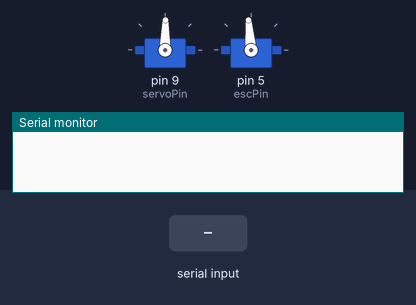
Bench run of a sketch on a simulated Arduino Uno, built with avr-gcc and run on an emulated ATmega328P. Parts: 2 × servo, the last lines printed to the serial monitor. The test bench sets the inputs (shaded band).

Above: at 1.2 s.
1.3 s: "1" received over Serial
At 1.7 s:
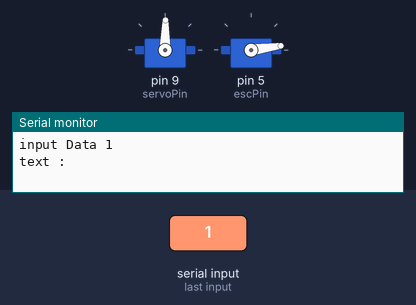
2.9 s: "200\n" received over Serial
At 4.3 s:
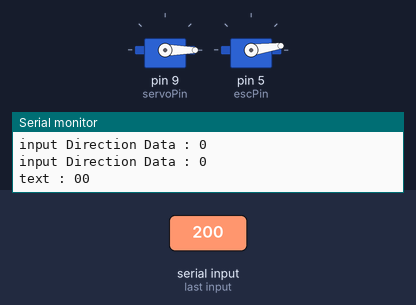
Timing chart, 0 to 5.9 s (numbered marks = the images above; inputs shaded):
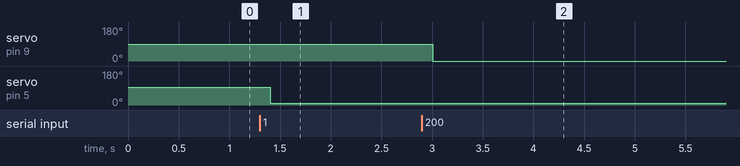

Measured:
- after the input at 1.3 s, servo on pin 5 (escPin): 95° → 8° after 0.10 s
- after the input at 2.9 s, servo on pin 9 (servoPin): 89° → 0° after 0.11 s

The sketch:

backup16.ino
```cpp
#include <Servo.h>

int escPin = 5;   // esc 일반 모터 핀 번호
int servoPin = 9; // 서보 모터 핀 번호

// 스피드 지정 96~177 속도 점점 증가 및 중간부터 풀스로틀
// 정지 8~22
int speeds[] = {8, 100, 101, 102, 103, 104};

// 각도 0, 14, 29, 44, 59, 74, 89(중립), 104, 119, 134, 149, 164, 179
// directions[6]이 중앙 전진
// 좌6단, 전진(6), 우6단
int directions[] = {0, 14, 29, 44, 59, 74, 89, 104, 119, 134, 149, 164, 179};

String input_data;
int current_speed = 1;
int current_direction = 6;

Servo esc;
Servo servo;

// 전진 :: 파라미터에 따른 속도 조절
void speedController(int speedStatus) {
  esc.write(speeds[speedStatus]);
  delay(1);
}

// 조향 :: x < 6(좌측) / 6(전방) / x > 6(우측)
void directionController(int directionStatus) {
//  speedController(3);
  servo.write(directions[directionStatus]);
  delay(1);
}

void setup() {
  Serial.begin(9600);
  Serial.setTimeout(100);
  pinMode(servoPin, OUTPUT);
  pinMode(escPin, OUTPUT);

  servo.attach(servoPin);
  esc.attach(escPin);

  // bldc 모터, 서보 모터 초기화
  servo.write(89);
  esc.write(95);

//  delay(1500);
}

void loop() {
  while(Serial.available() > 0) {
    // 시리얼 통신
    // 스레드 지원 X : 스레드를 읽고 값이 있으면 반영, 없으면 예외처리
    input_data = Serial.readString();

    String text = "";

    Serial.println((String)"input Data " + input_data);

    if(input_data[0] == '1')
    {
      // Enter값이 들어가는 여부 확인 후 length-1 조절 필요
      // 나중에 코드 최적화할 거임
      for (int i = 1; i < input_data.length()-1; i++) {
        text += input_data[i];
        Serial.println((String)"input Speed Data : " + input_data[i]);
      }
      current_speed = text.toInt();
      speedController(current_speed);
    }
    else if(input_data[0] == '2')
    {
      for (int i = 1; i < input_data.length()-1; i++) {
        text += input_data[i];
        Serial.println((String)"input Direction Data : " + input_data[i]);
      }
      current_direction = text.toInt();
      directionController(current_direction);
    }
    else
    {
      Serial.println((String)"There's no value, so keep the current : " + input_data);
    }

    Serial.println((String)"text : " + text);
    text = "";
  }
}
```
